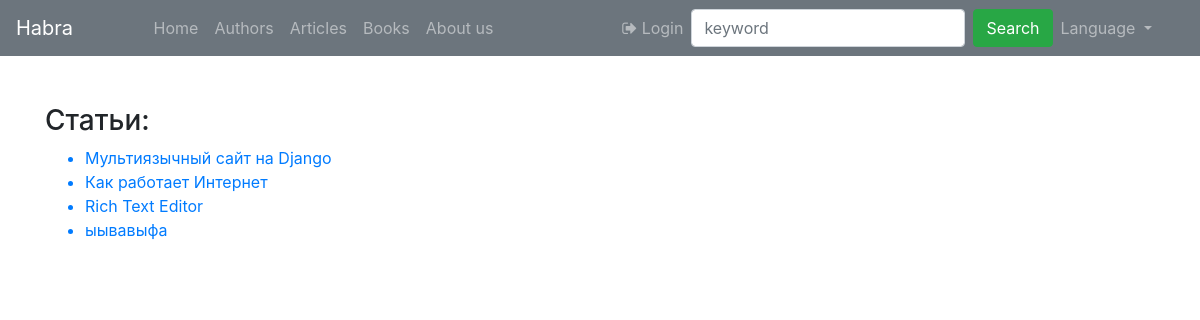
Before: / with the older database file.
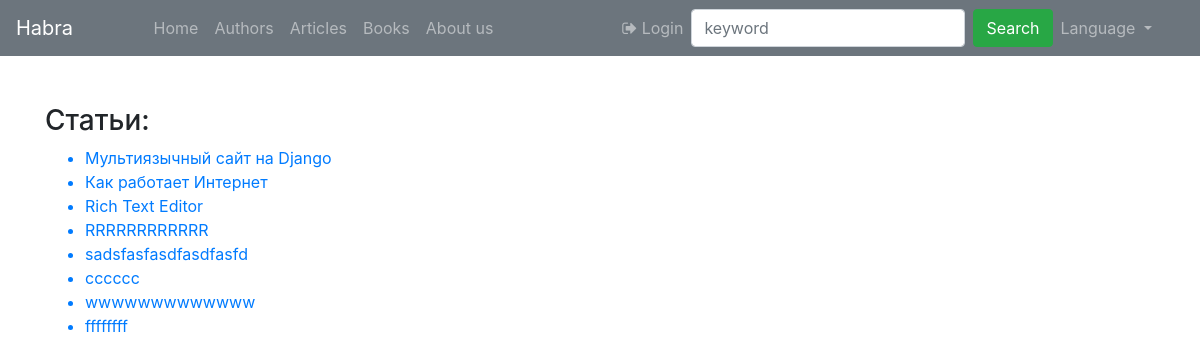
After: the same page with the newer database file.
### core/models.py (models this page shows, shortened)
class Article(models.Model):
    title = models.CharField(max_length=255)
    text = RichTextField(blank=True, null=True)
    author = models.ForeignKey(
        to="Author",
        on_delete=models.SET_NULL,
        null=True, blank=True,
        related_name="article",
        verbose_name="Автор"
    )
    readers = models.ManyToManyField(
        to=User,
        related_name="readed_articles",
        blank=True,
    )
    views = models.IntegerField(default=0, verbose_name="Просмотры: ")
    created_date = models.DateTimeField(auto_now_add=True, null=True)
    updated_at = models.DateTimeField(auto_now=True)
    is_active = models.BooleanField(default=True)
    picture = models.ImageField(
        upload_to="images/",
        null=True, blank=True,
        verbose_name="Картинка статьи"
    )
    class Meta:
        verbose_name = "Статья"
        verbose_name_plural = "Статьи"

### core/views.py (the view)
# urls.py: path('', articles, name="articles"),
def articles(request):
    articles = Article.objects.all() #
    return render(
        request, "articles.html", {"articles":  articles})

### core/templates/articles.html (shortened to what this page needs)
{% extends 'index.html' %}
{% load static %}
{% block content %}
<br>
    <h3>Статьи:</h3>
    <ul>
    {% for article in articles %}
        <a href="{% url 'article' article.id %}"><li>{{ article.title }}</li></a>
    {% endfor %}
    </ul>
{% endblock %}
{% block content_sidebar %}
<br>
{% endblock %}

Changed rows visible on the page:
removed Article: title "ыывавыфа"
added Article: title "RRRRRRRRRRRR"
added Article: title "sadsfasfasdfasdfasfd"
added Article: title "cccccc"
added Article: title "wwwwwwwwwwwww"
added Article: title "ffffffff"
